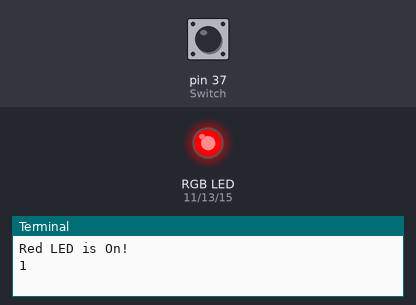
Bench run of a program on a simulated Raspberry Pi (header pin numbers). Shown: an RGB LED mixed from three pins (HIGH = lit), the last lines printed to the terminal. The inputs (shaded band) are chosen by the test bench; at power-on: pin 37 (Switch) LOW.

Above: at 0.1 s.
At 1.2 s:
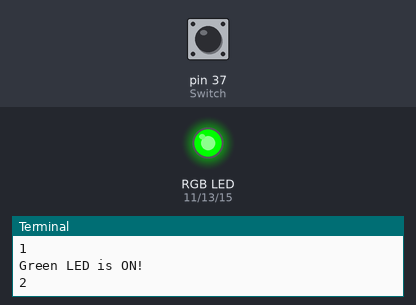
1.3 s: pin 37 (Switch) pulled HIGH for 3.2 s
At 5.7 s:
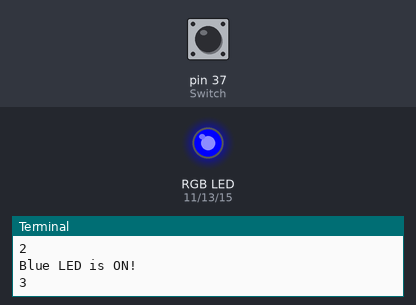
Timing chart, 0 to 13.5 s (numbered marks = the images above; inputs shaded):
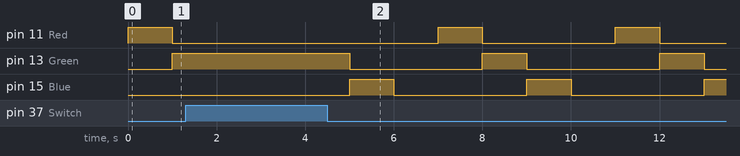

The program:

gpio_RGB_In.py
```python
import RPi.GPIO as GPIO # Import Raspberry Pi GPIO library
import time

Red= 11
Green= 13
Blue= 15
Switch= 37

GPIO.setwarnings(False) # Ignore warning for now
GPIO.setmode(GPIO.BOARD) # Use physical pin numbering

# Set pin 10 to be an input pin and set initial value to be pulled low (off)
GPIO.setup(Switch, GPIO.IN, pull_up_down=GPIO.PUD_DOWN)
GPIO.setup(Red, GPIO.OUT)
GPIO.setup(Green, GPIO.OUT)
GPIO.setup(Blue, GPIO.OUT)

def RGB_clear():
    GPIO.output(Red , GPIO.LOW)
    GPIO.output(Green , GPIO.LOW)
    GPIO.output(Blue, GPIO.LOW)

count= 0
while True:
    # GPIO.input(Switch)와 GPIO.HIGH를 AND 연산으로 변경 가능
    if (GPIO.input(Switch) == GPIO.LOW and count== 0):
        print("Red LED is On!")
        RGB_clear()
        GPIO.output(Red, GPIO.HIGH)
        count+=1
        print(count)
    elif(GPIO.input(Switch) == GPIO.LOW and count== 1):
        print("Green LED is ON!")
        RGB_clear()
        GPIO.output(Green, GPIO.HIGH)
        count+=1
        print(count)
    elif(GPIO.input(Switch) == GPIO.LOW and count== 2):
        print("Blue LED is ON!")
        RGB_clear()
        GPIO.output(Blue, GPIO.HIGH)
        count+= 1
        print(count)
    elif(GPIO.input(Switch) == GPIO.LOW and count== 3):
        RGB_clear()
        count= 0
        print(count)
    time.sleep(1)
```

Measured:
- by itself, pin 11 (Red), pin 13 (Green), pin 15 (Blue): alternates HIGH for 1.0 s and LOW for 3.0 s
